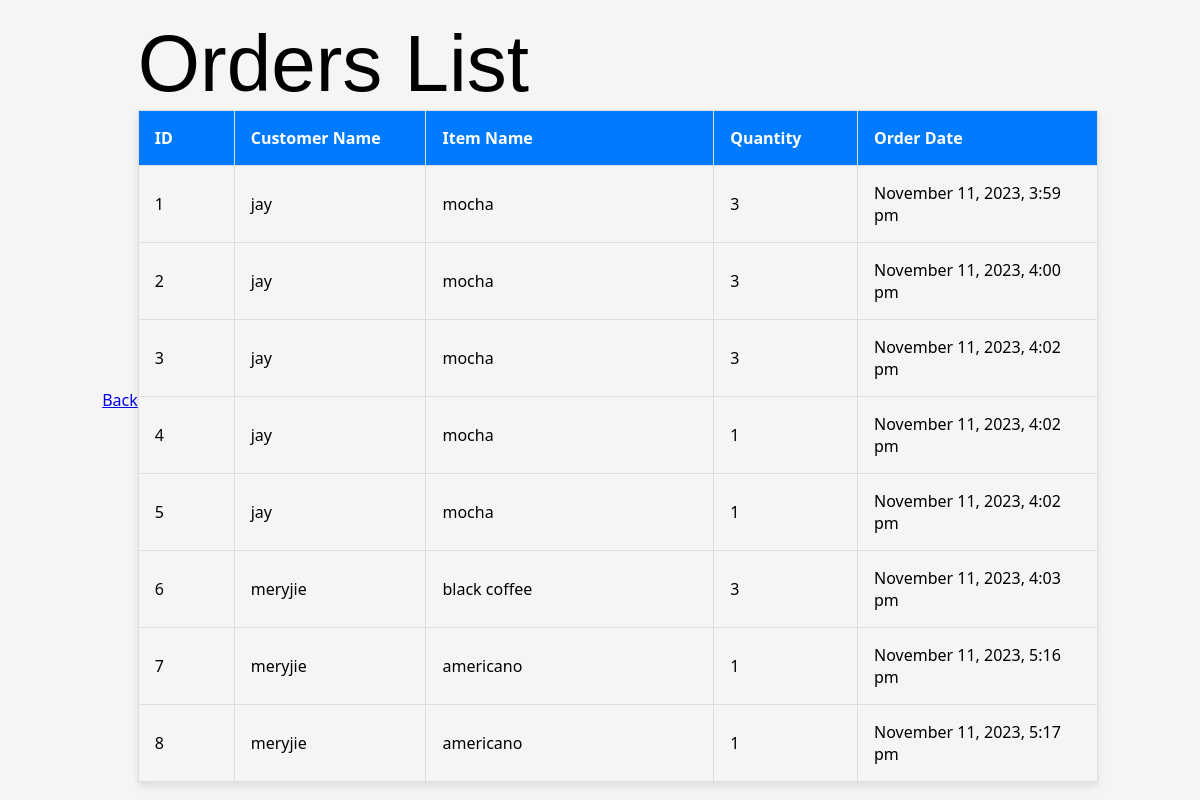
Page /list.php on the committed database.
### tables this page shows
CREATE TABLE `orders` (
  `id` int NOT NULL,
  `customer_name` varchar(255) NOT NULL,
  `item_name` varchar(255) NOT NULL,
  `quantity` int NOT NULL,
  `order_date` timestamp NULL DEFAULT CURRENT_TIMESTAMP
);

### list.php (the view, shortened to what this page needs)
<?php
include "conn.php";
$sql = "SELECT * FROM orders";
$result = $conn->query($sql);
if ($result->num_rows > 0) {
    $orders = $result->fetch_all(MYSQLI_ASSOC);
} else {
    $orders = [];
}
?>
<!DOCTYPE html>
<html lang="en">
<head>
</head>
<body>
<?php if (!empty($orders)): ?>
    <table>
        <caption>Orders List</caption>
        <thead>
            <tr>
                <th>ID</th>
                <th>Customer Name</th>
                <th>Item Name</th>
                <th>Quantity</th>
                <th>Order Date</th>
            </tr>
        </thead>
        <tbody>
            <?php foreach ($orders as $order): ?>
                <tr>
                    <td><?= $order['id']; ?></td>
                    <td><?= $order['customer_name']; ?></td>
                    <td><?= $order['item_name']; ?></td>
                    <td><?= $order['quantity']; ?></td>
                    <td><?= date('F j, Y, g:i a', strtotime($order['order_date'])); ?></td>
                </tr>
            <?php endforeach; ?>
        </tbody>
        <a href="welcome.html">Back</a>
    </table>
<?php else: ?>
    <p style="text-align: center;">No orders found.</p>
<?php endif; ?>
</body>
</html>

### list.php (style rules this page uses)
body { font-family: 'Segoe UI', Tahoma, Geneva, Verdana, sans-serif; background-color: #f5f5f5; margin: 0; padding: 0; display: flex; justify-content: center; align-items: center; height: 100vh; }
table { width: 80%; border-collapse: collapse; margin: 20px 0; box-shadow: 0 4px 8px rgba(0, 0, 0, 0.1); overflow: hidden; }
th, td { padding: 16px; border: 1px solid #ddd; text-align: left; }
th { background-color: #007BFF; color: #fff; }
tbody td:first-child { width: 10%; }
tbody td:nth-child(2) { width: 20%; }
tbody td:nth-child(3) { width: 30%; }
tbody td:nth-child(4) { width: 15%; }
tbody td:nth-child(5) { width: 25%; }
caption { text-align: left; font-size: 80px; font-family: arial; }

### rows in the picture
orders: id "1", customer_name "jay", item_name "mocha", quantity "3", order_date "November 11, 2023, 3:59 pm"
orders: id "2", customer_name "jay", item_name "mocha", quantity "3", order_date "November 11, 2023, 4:00 pm"
orders: id "3", customer_name "jay", item_name "mocha", quantity "3", order_date "November 11, 2023, 4:02 pm"
orders: id "4", customer_name "jay", item_name "mocha", quantity "1", order_date "November 11, 2023, 4:02 pm"
orders: id "5", customer_name "jay", item_name "mocha", quantity "1", order_date "November 11, 2023, 4:02 pm"
orders: id "6", customer_name "meryjie", item_name "black coffee", quantity "3", order_date "November 11, 2023, 4:03 pm"
orders: id "7", customer_name "meryjie", item_name "americano", quantity "1", order_date "November 11, 2023, 5:16 pm"
orders: id "8", customer_name "meryjie", item_name "americano", quantity "1", order_date "November 11, 2023, 5:17 pm"
